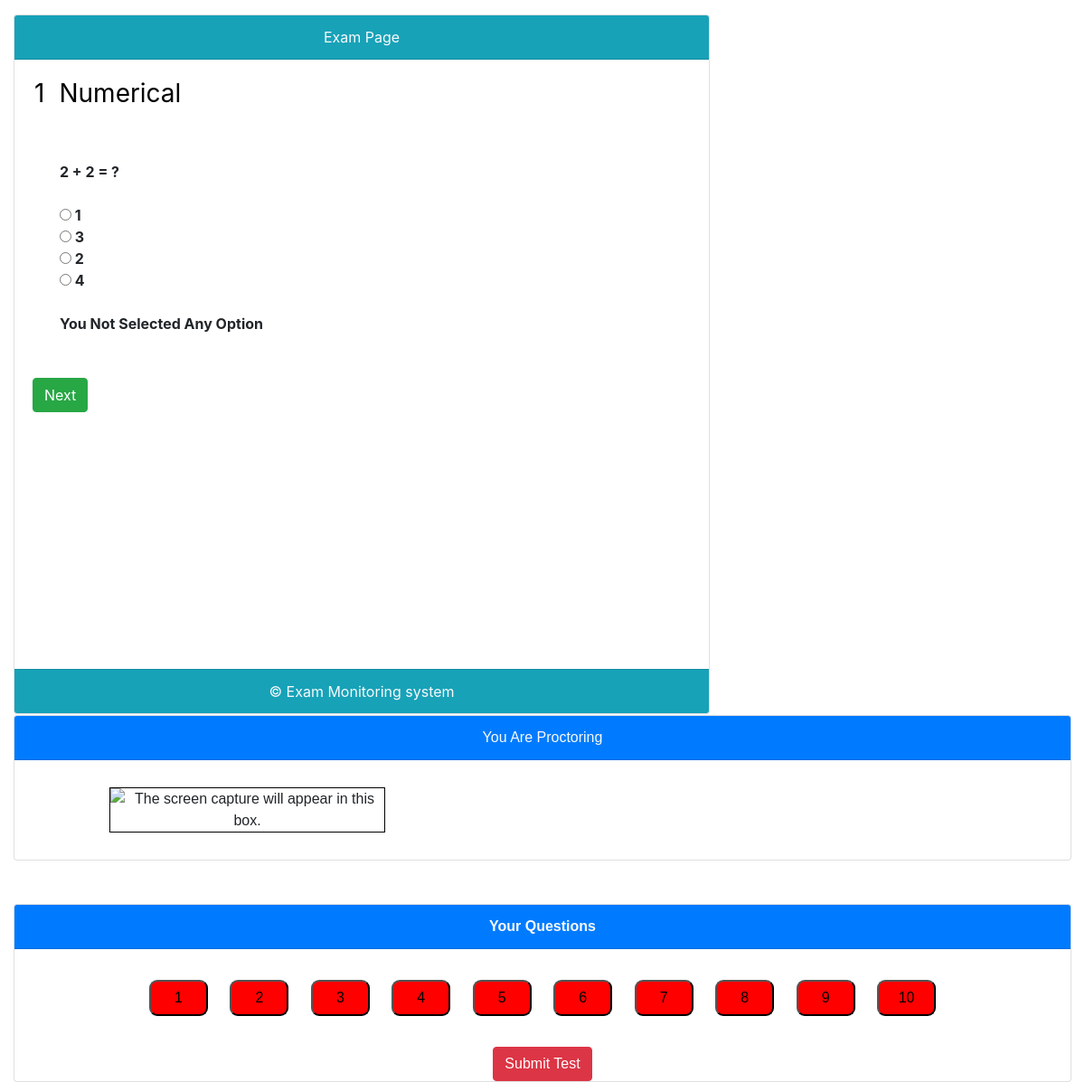
The page /quiz on the database as committed earlier.
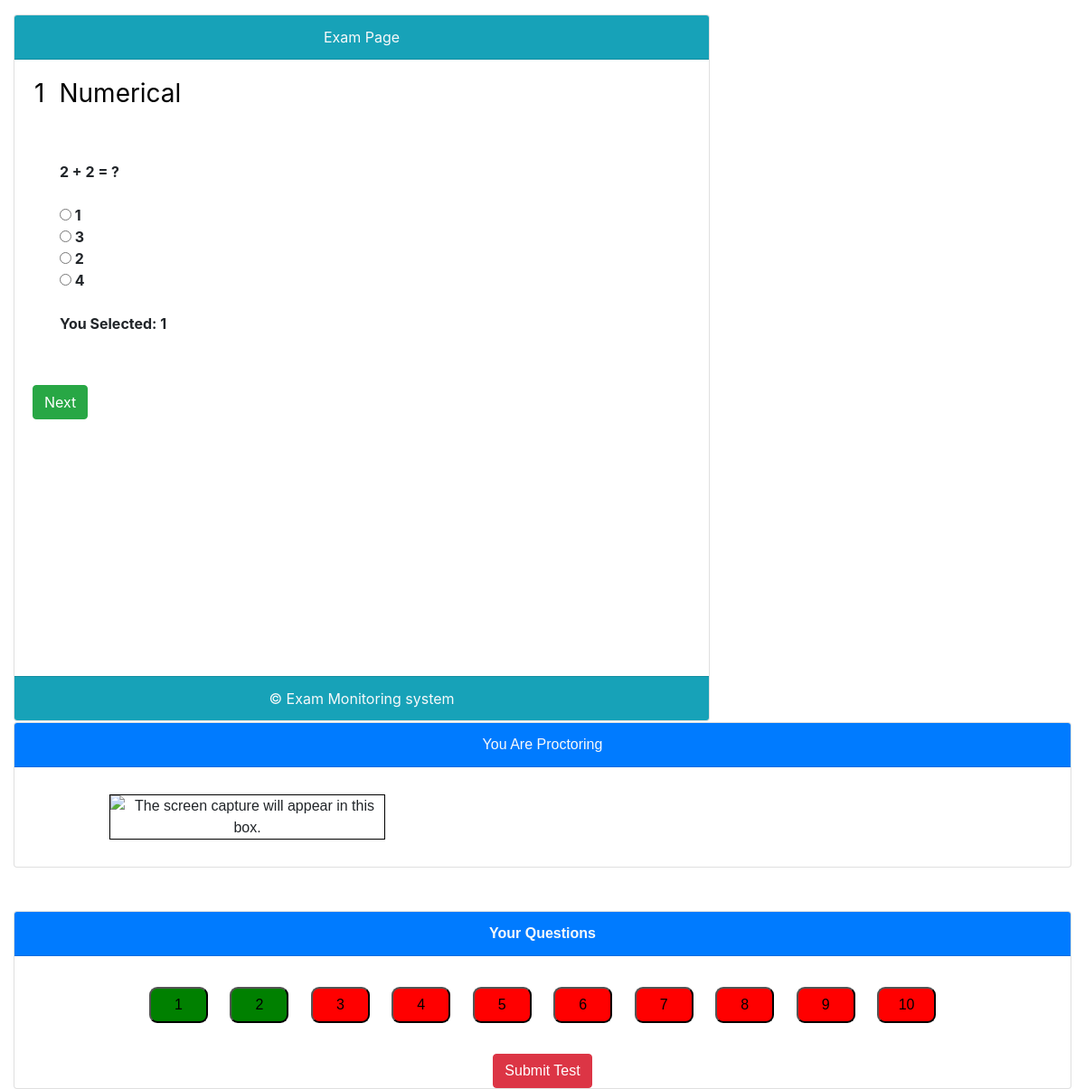
The same page on the database as committed later.
### models.py (models this page shows)
class questions(db.Model):
    __tablename__="questions"
    qid = db.Column(db.Integer, primary_key=True)
    subject =db.Column(db.String, nullable=False)
    question =db.Column(db.String, nullable=False)
    option1 = db.Column(db.String, nullable=True)
    option2 = db.Column(db.String, nullable=True)
    option3 = db.Column(db.String, nullable=True)
    option4 = db.Column(db.String, nullable=True)
    answer = db.Column(db.Integer, nullable=True)
    bcol = db.Column(db.String, nullable=True)
    status = db.Column(db.String(100),nullable=True)
    useranswer = db.Column(db.String(100),nullable=True)

### app.py (the view)
@app.route('/quiz')
def quiz():
    session['result'] = ""
    subject= "Numerical"
    questList=questions.query.filter_by(subject=subject).all()
    quest=questions.query.filter_by(subject=subject).first()
    return render_template("testpage.html",questList=questList, quest=quest)

### app.py (called while the page is built)
@app.before_request
def before_request():
  g.user = None
  if 'user' in session:
    g.user = session['user']

### templates/testpage.html (shortened to what the changed rows need)
<!DOCTYPE html>
<head>
    <link rel="stylesheet" href="https://maxcdn.bootstrapcdn.com/bootstrap/4.5.2/css/bootstrap.min.css">
</head>
<body>
    <div class="container-fluid">
        <div class="row mt-3">
            <div class="col-sm-8">
                <div class="card">
                    <div class="card-body" id="qnbody">
                         <strong>
                        {% block content %}
                        <form method="POST" action="{{url_for('saveAns')}}">
                        <div class="question"><h3>
                        <input type="text" name="qid" value="{{quest.qid}}" style="border-style:none; width:20px;">
                        <input type="text" name="subject" value="{{quest.subject}}" style="border-style:none"></h3></div>
                        <br><br>
                        <div class="qst" >{{quest.question}}</div><br>
                          <div class="opt"><input type="radio" name="answer" value="{{quest.option1}}" id="op1"> {{quest.option1}}</div>
                          <div class="opt"><input type="radio" name="answer" value="{{quest.option2}}" id="op2"> {{quest.option2}}</div>
                          <div class="opt"><input type="radio" name="answer" value="{{quest.option2}}" id="op3"> {{quest.option3}}</div>
                          <div class="opt"><input type="radio" name="answer" value="{{quest.option2}}" id="op4"> {{quest.option4}}</div>
                          <br>
                          {% if quest.useranswer == None or quest.useranswer == "" %}
                          <div class="opt">You Not Selected Any Option</div><br><br>
                          {% elif quest.useranswer!=None and quest.bcol == "red" %}
                          <div class="opt">You Marked: <label>{{quest.useranswer}}</label></div><br><br>
                          {% elif quest.useranswer!=None and quest.bcol == "green" %}
                          <div class="opt">You Selected: <label>{{quest.useranswer}}</label></div><br><br>
                          {% endif %}
                          <input type="submit" value="Next" class="btn btn-success" />
                        </form>
                          <br><br><br><br><br>
                           </strong>
                        {% endblock %}
                    </div><br>
                    <br><br><br><br><br>
                </div>
            </div>
            <div class="col mt-2" style="margin-top: 1px!important;">
                <br><br>
                <div class="contentarea card">
                  <div class="Questions">
                    {% block questList %}
                        <br>
                        {% for q in questList %}
                          <a href="{{url_for('showQuest',subject=q.subject,qid=q.qid)}}">
                            <button value={{q.qid}}  id={{q.qid}}   style="margin:10px; width:65px; height:40px;background-color:{{q.bcol}}; border-radius: 9px;" >{{loop.index}}</button>
                          </a>
                        {% endfor %}
                    {% endblock %}
                  </div>
                  <br>
                </div>
            </div>
        </div>
    </div>
</body>
</html>

Rows that differ between the two databases and show on the page:
changed questions "Numerical": useranswer (not shown) → "1"; bcol "red" → "green" (drawn)
changed questions (number 2 of 10 on the later page): bcol "red" → "green" (drawn)
Other text that changed with them:
text no longer shown: "You Not Selected Any Option"
text now shown: "You Selected:"
